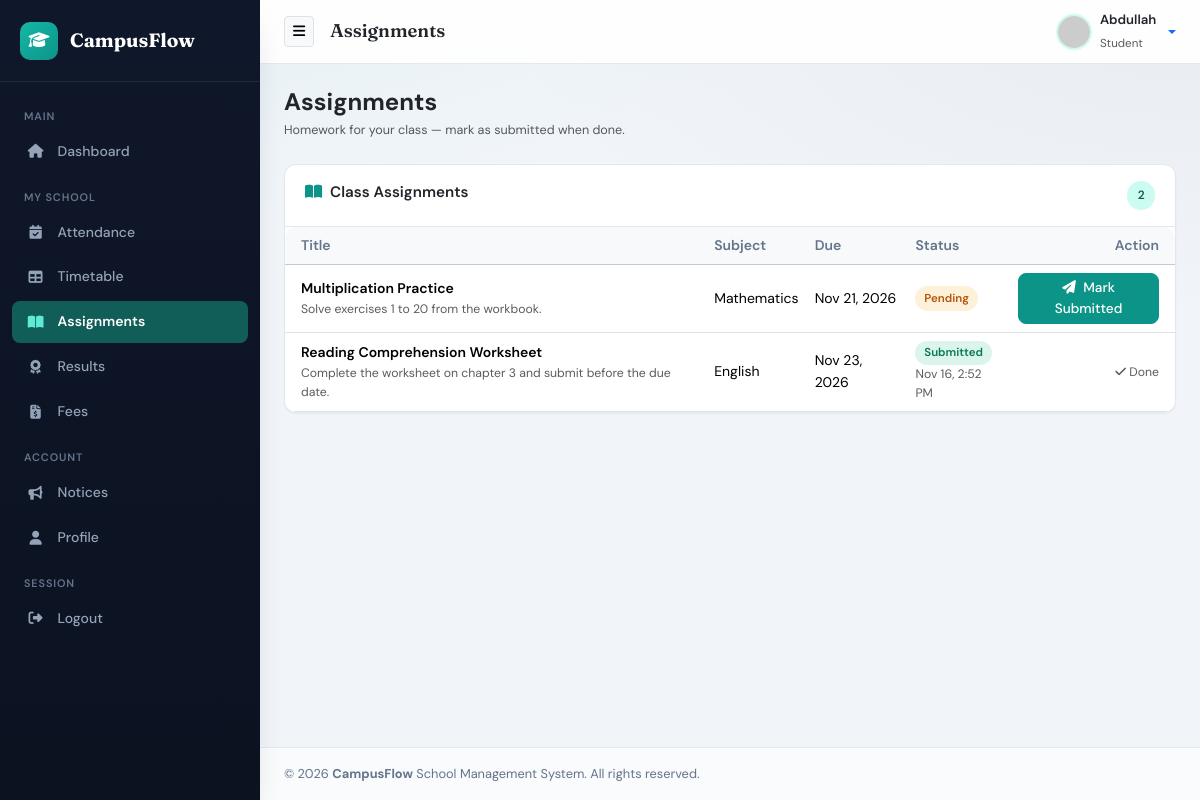
The app's page /student/assignments.php (signed in) with its own data.
### tables this page shows
CREATE TABLE `assignments` (
  `id` int(11) NOT NULL,
  `class_id` int(11) NOT NULL,
  `subject_id` int(11) NOT NULL,
  `teacher_id` int(11) NOT NULL,
  `title` varchar(150) NOT NULL,
  `description` text NOT NULL,
  `due_date` date NOT NULL,
  `created_at` timestamp NOT NULL DEFAULT current_timestamp()
);

CREATE TABLE `subjects` (
  `id` int(11) NOT NULL,
  `subject_name` varchar(100) NOT NULL,
  `subject_code` varchar(30) NOT NULL,
  `class_id` int(11) NOT NULL,
  `teacher_id` int(11) DEFAULT NULL,
  `created_at` timestamp NOT NULL DEFAULT current_timestamp()
);

CREATE TABLE `assignment_submissions` (
  `id` int(11) NOT NULL,
  `assignment_id` int(11) NOT NULL,
  `student_id` int(11) NOT NULL,
  `status` enum('Pending','Submitted') NOT NULL DEFAULT 'Pending',
  `submitted_at` datetime DEFAULT NULL,
  `remarks` varchar(255) DEFAULT NULL,
  `created_at` timestamp NOT NULL DEFAULT current_timestamp()
);

### includes/functions.php (called while the page is built, shortened)
<?php
if (!function_exists('e')) {
    function e(?string $value): string {
        return htmlspecialchars((string)$value, ENT_QUOTES, 'UTF-8');
    }
}
if (!function_exists('current_student_id')) {
    function current_student_id(mysqli $conn): ?int {
        $uid = (int)$_SESSION['user_id'];
        $stmt = $conn->prepare("SELECT id FROM students WHERE user_id = ? LIMIT 1");
        $stmt->bind_param("i", $uid);
        $stmt->execute();
        $row = $stmt->get_result()->fetch_assoc();
        return $row ? (int)$row['id'] : null;
    }
}

### student/assignments.php (the view, shortened to what this page needs)
<?php
require_once '../config/database.php';
$student_id = current_student_id($conn);
$sstmt = $conn->prepare("SELECT class_id FROM students WHERE id = ? LIMIT 1");
$sstmt->bind_param('i', $student_id);
$sstmt->execute();
$student = $sstmt->get_result()->fetch_assoc();
$class_id = (int)($student['class_id'] ?? 0);
$assignments = [];
if ($class_id > 0) {
    $stmt = $conn->prepare("
        SELECT a.id, a.title, a.description, a.due_date,
               s.subject_name, s.subject_code,
               subm.status AS submission_status, subm.submitted_at
        FROM assignments a
        INNER JOIN subjects s ON s.id = a.subject_id
        LEFT JOIN assignment_submissions subm ON subm.assignment_id = a.id AND subm.student_id = ?
        WHERE a.class_id = ?
        ORDER BY a.due_date ASC, a.id DESC
    ");
    $stmt->bind_param('ii', $student_id, $class_id);
    $stmt->execute();
    $res = $stmt->get_result();
    while ($row = $res->fetch_assoc()) {
        $assignments[] = $row;
    }
}
include '../includes/header.php';
include '../includes/sidebar.php';
?>
<div class="d-flex flex-column flex-md-row justify-content-between align-items-md-center gap-3 mb-4">
    <div>
        <h4 class="fw-bold text-dark mb-1">Assignments</h4>
        <p class="text-muted small mb-0">Homework for your class — mark as submitted when done.</p>
    </div>
</div>
<div class="card">
    <div class="card-header d-flex justify-content-between">
        <span><i class="fa-solid fa-book-open me-2" style="color:var(--primary-color);"></i>Class Assignments</span>
        <span class="badge-mint"><?php echo count($assignments); ?></span>
    </div>
    <div class="card-body p-0">
        <?php if ($class_id <= 0): ?>
            <div class="empty-state py-5"><i class="fa-solid fa-school"></i><p class="mb-0">You are not assigned to a class</p></div>
        <?php elseif (count($assignments) === 0): ?>
            <div class="empty-state py-5"><i class="fa-solid fa-book-open"></i><p class="mb-0">No assignments yet</p></div>
        <?php else: ?>
            <div class="table-responsive">
                <table class="table table-hover align-middle mb-0">
                    <thead class="table-light"><tr>
                        <th class="ps-3">Title</th>
                        <th>Subject</th>
                        <th>Due</th>
                        <th>Status</th>
                        <th class="pe-3 text-end">Action</th>
                    </tr></thead>
                    <tbody>
                    <?php foreach ($assignments as $a):
                        $submitted = ($a['submission_status'] ?? '') === 'Submitted';
                    ?>
                        <tr>
                            <td class="ps-3">
                                <div class="fw-semibold"><?php echo e($a['title']); ?></div>
                                <div class="small text-muted"><?php echo e(mb_strimwidth($a['description'], 0, 80, '…')); ?></div>
                            </td>
                            <td><?php echo e($a['subject_name']); ?></td>
                            <td>
                                <?php echo e(date('M j, Y', strtotime($a['due_date']))); ?>
                            </td>
                            <td>
                                <?php if ($submitted): ?>
                                    <span class="status-pill status-Submitted">Submitted</span>
                                    <?php if ($a['submitted_at']): ?>
                                        <div class="small text-muted"><?php echo e(date('M j, g:i A', strtotime($a['submitted_at']))); ?></div>
                                    <?php endif; ?>
                                <?php else: ?>
                                    <span class="status-pill status-Pending">Pending</span>
                                <?php endif; ?>
                            </td>
                            <td class="pe-3 text-end">
                                <?php if (!$submitted): ?>
                                    <form method="POST" action="" class="d-inline">
                                        <button type="submit" class="btn btn-sm btn-primary">
                                            <i class="fa-solid fa-paper-plane me-1"></i> Mark Submitted
                                        </button>
                                    </form>
                                <?php else: ?>
                                    <span class="text-muted small"><i class="fa-solid fa-check"></i> Done</span>
                                <?php endif; ?>
                            </td>
                        </tr>
                    <?php endforeach; ?>
                    </tbody>
                </table>
            </div>
        <?php endif; ?>
    </div>
</div>
<?php include '../includes/footer.php'; ?>

### assets/css/style.css (style rules this page uses)
:root { --primary-color: #0D9488; --primary-hover: #0F766E; --forest-green: #115E59; --mint-tint: #CCFBF1; --mint-text: #115E59; --sidebar-bg: #0F172A; --sidebar-color: #94A3B8; --sidebar-hover-bg: #1E293B; --sidebar-hover-color: #FFFFFF; --sidebar-active-bg: #115E59; --body-bg: #F1F5F9; --card-bg: #FFFFFF; --text-main: #0F172A; --text-muted: #64748B; --border-color: #E2E8F0; --success-color: #10B981; --warning-color: #F59E0B; --danger-color: #EF4444; --info-color: #0EA5E9; --radius-sm: 8px; --radius-md: 12px; --radius-lg: 16px; --shadow-sm: 0 1px 2px rgba(15, 23, 42, 0.05); --shadow-md: 0 8px 20px -8px rgba(15, 23, 42, 0.12); --shadow-lg: 0 16px 32px -12px rgba(15, 23, 42, 0.18); --transition: all 0.2s ease; --font-body: 'DM Sans', system-ui, sans-serif; --font-display: 'Fraunces', Georgia, serif; }
* { box-sizing: border-box; }
body { background: var(--body-bg); background-image: radial-gradient(ellipse 80% 50% at 0% -20%, rgba(13, 148, 136, 0.08), transparent), radial-gradient(ellipse 60% 40% at 100% 0%, rgba(15, 23, 42, 0.04), transparent); color: var(--text-main); font-family: var(--font-body); font-size: 0.9rem; line-height: 1.55; overflow-x: hidden; min-height: 100vh; }
.card { border: 1px solid var(--border-color); border-radius: var(--radius-md); box-shadow: var(--shadow-sm); background: var(--card-bg); margin-bottom: 1.25rem; transition: var(--transition); }
.card-header { background: transparent; border-bottom: 1px solid var(--border-color); padding: 1rem 1.25rem; font-weight: 600; font-size: 0.95rem; }
.btn-primary { background-color: var(--primary-color) !important; border-color: var(--primary-color) !important; color: #fff !important; font-weight: 500; font-size: 0.85rem; border-radius: var(--radius-sm); }
.badge-mint { background: var(--mint-tint); color: var(--mint-text); font-weight: 600; padding: 0.3rem 0.65rem; border-radius: 50rem; font-size: 0.75rem; }
.table { font-size: 0.875rem; }
.table thead th { font-weight: 600; color: var(--text-muted); border-bottom-width: 1px; white-space: nowrap; }
.table-responsive { border-radius: var(--radius-md); }
.status-pill { display: inline-block; padding: 0.2rem 0.55rem; border-radius: 50rem; font-size: 0.72rem; font-weight: 600; }
.status-Present, .status-Paid, .status-Approved, .status-Submitted, .status-Active { background: rgba(16,185,129,0.15); color: #047857; }
.status-Late, .status-Partial, .status-Pending { background: rgba(245,158,11,0.15); color: #B45309; }

### records on screen
assignments: title "Multiplication Practice", description "Solve exercises 1 to 20 from the workbook.", subject.subject_name "Mathematics", due_date "Nov 21, 2026", shows "Pending"
assignments: title "Reading Comprehension Worksheet", description "Complete the worksheet on chapter 3 and submit before the due date.", subject.subject_name "English", due_date "Nov 23, 2026", assignment_submissions.submitted_at "Nov 16, 2:52 PM", shows "Done"

### other values on screen
$page_title "Assignments"
$username "Abdullah"
$role "Student"
count($assignments) "2"
